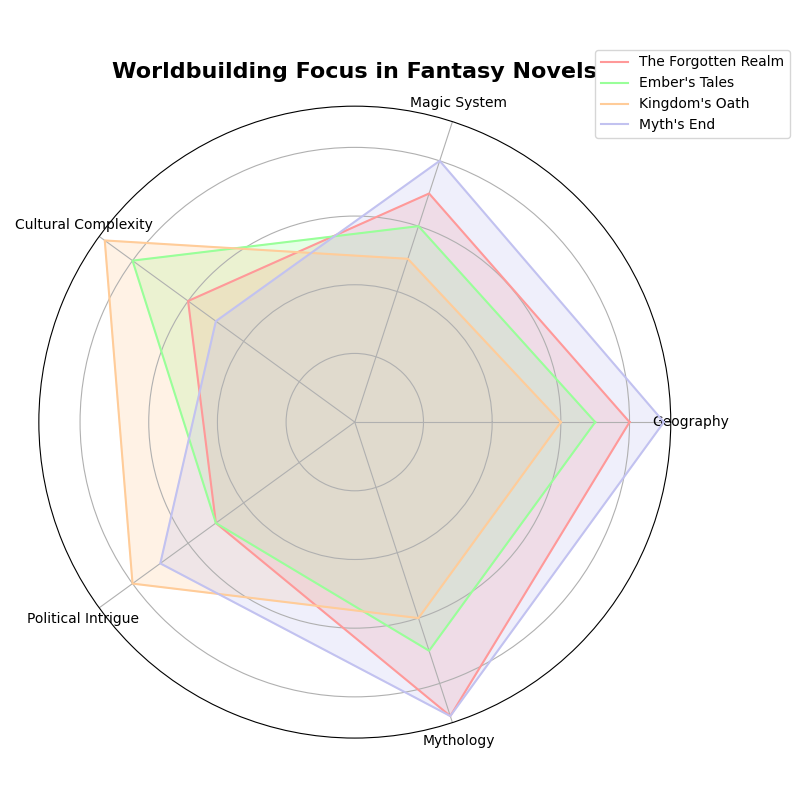

Here is the Python script that generated this plot:
import numpy as np
import matplotlib.pyplot as plt

# Define the novels and worldbuilding elements
novels = [
    "The Forgotten Realm", 
    "Ember's Tales", "Kingdom's Oath", "Myth's End"
]
categories = ['Geography', 'Magic System', 'Cultural Complexity', 'Political Intrigue', 'Mythology']

# Define the data for each novel, removing Arcane Chronicles
data = np.array([
    [8, 7, 6, 5, 9],  # The Forgotten Realm
    [7, 6, 8, 5, 7],  # Ember's Tales
    [6, 5, 9, 8, 6],  # Kingdom's Oath
    [9, 8, 5, 7, 9]   # Myth's End
])

num_vars = len(categories)

def create_radar_chart(title, labels, data, legend_labels):
    angles = np.linspace(0, 2 * np.pi, num_vars, endpoint=False).tolist()
    data = np.concatenate((data, data[:, [0]]), axis=1)
    angles += angles[:1]
    fig, ax = plt.subplots(figsize=(8, 8), subplot_kw=dict(polar=True))

    # Plot each novel's data
    colors = ['#FF9999', '#99FF99', '#FFCC99', '#C2C2F0']  # Modified color array after removal
    for idx, (d, color) in enumerate(zip(data, colors)):
        ax.fill(angles, d, color=color, alpha=0.25)
        ax.plot(angles, d, color=color, label=legend_labels[idx])

    ax.set_yticklabels([])
    ax.set_xticks(angles[:-1])
    ax.set_xticklabels(labels, fontsize=10)

    plt.title(title, size=16, fontweight='bold', pad=20)
    plt.legend(loc='upper right', bbox_to_anchor=(1.2, 1.1))

    plt.tight_layout()
    plt.show()

# Call the function with the modified data
create_radar_chart(
    "Worldbuilding Focus in Fantasy Novels",
    categories, data, novels
)
